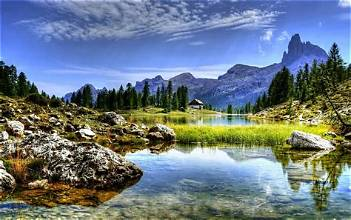
#> input picture Day24/input_images/landscape.jpg, 351 x 220 px, found by its file name
$ python crop.py
#> lines starting #> are read from the running program, lines starting #| are printed output that depends on the picture

import cv2
import os

# Input folder
input_folder = "input_images"

# Output folder
output_folder = "output"

# Image names
image_files = [
    "landscape.jpg",
    "person.jpg",
    "vehicle.jpg",
    "document.jpg",
    "object.jpg"
]

print("\n========== IMAGE CROPPING ==========\n")

for image_name in image_files:

    image_path = os.path.join(input_folder, image_name)
    img = cv2.imread(image_path)
#> img is the input picture: shape (220, 351, 3); mean B, G, R 132.4, 121.2, 107.1

    if img is None:
        print("Image not found:", image_name)
        continue

    height, width = img.shape[:2]
#> height = 220; width = 351

    # Define crop regions
    crop_regions = {
        "top_left": (0, 0, width // 2, height // 2),
        "center": (width // 4, height // 4,
                   3 * width // 4, 3 * height // 4),
        "bottom_right": (width // 2, height // 2,
                         width, height)
    }

    category = os.path.splitext(image_name)[0]
    save_folder = os.path.join(output_folder, category)

    os.makedirs(save_folder, exist_ok=True)

    for region_name, coordinates in crop_regions.items():

        x1, y1, x2, y2 = coordinates

        # Crop selected region
        cropped = img[y1:y2, x1:x2]

        # Save cropped image
        output_path = os.path.join(
            save_folder,
            f"cropped_{region_name}.jpg"
        )

        cv2.imwrite(output_path, cropped)

        print("Image:", image_name)
        print("Region:", region_name)
        print("Cropped Shape:", cropped.shape)
        print("Saved:", output_path)
        print("--------------------------------")
#> this loop made 3 passes
#> pass 1, `cropped = img[y1:y2, x1:x2]`:
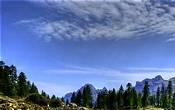
#> cropped: shape (110, 175, 3); mean B, G, R 165.8, 117.5, 94.3
#> pass 2, `cropped = img[y1:y2, x1:x2]`:
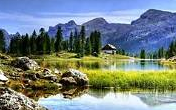
#> cropped: shape (110, 176, 3); mean B, G, R 131.2, 131.5, 117.7
#> pass 3, `cropped = img[y1:y2, x1:x2]`:
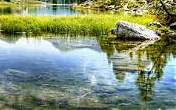
#> cropped: shape (110, 176, 3); mean B, G, R 117.7, 145.3, 131.2
#> pass 2 of the loop `for image_name in image_files:`:
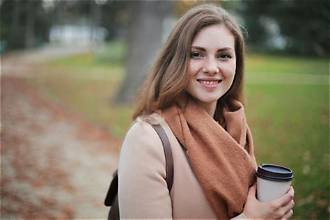
#> input picture Day24/input_images/person.jpg, 330 x 220 px, found by its file name
#> img is the input picture: shape (220, 330, 3); mean B, G, R 100.4, 119.7, 132.4
#> the loop `for region_name, coordinates in crop_regions.items(): ` made 3 passes
#> pass 1, `cropped = img[y1:y2, x1:x2]`:
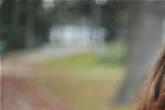
#> cropped: shape (110, 165, 3); mean B, G, R 101.5, 117.8, 121.4
#> pass 3, `cropped = img[y1:y2, x1:x2]`:
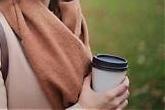
#> cropped: shape (110, 165, 3); mean B, G, R 86.3, 111, 134.8

print("\n========== CROPPING COMPLETED ==========")
